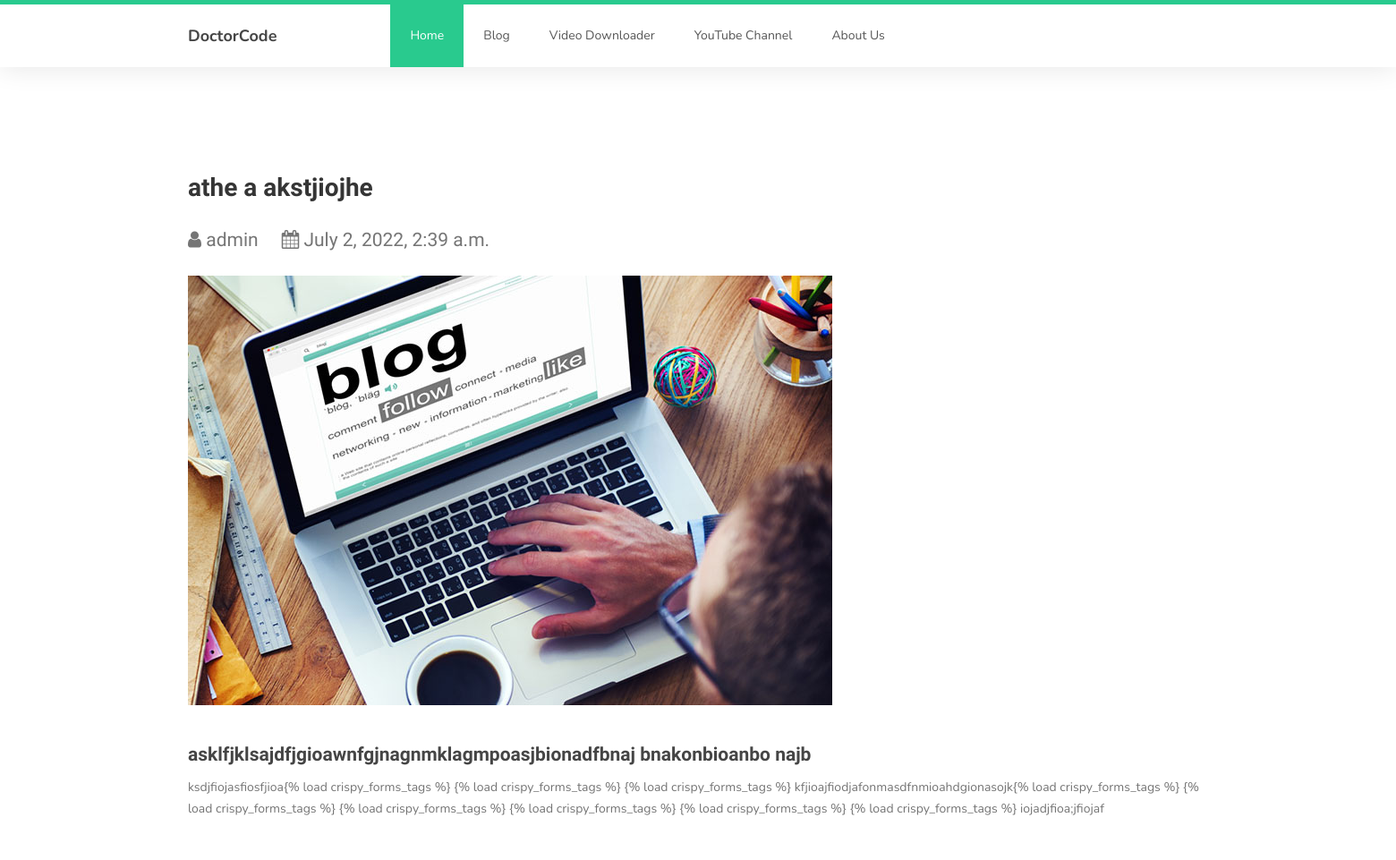
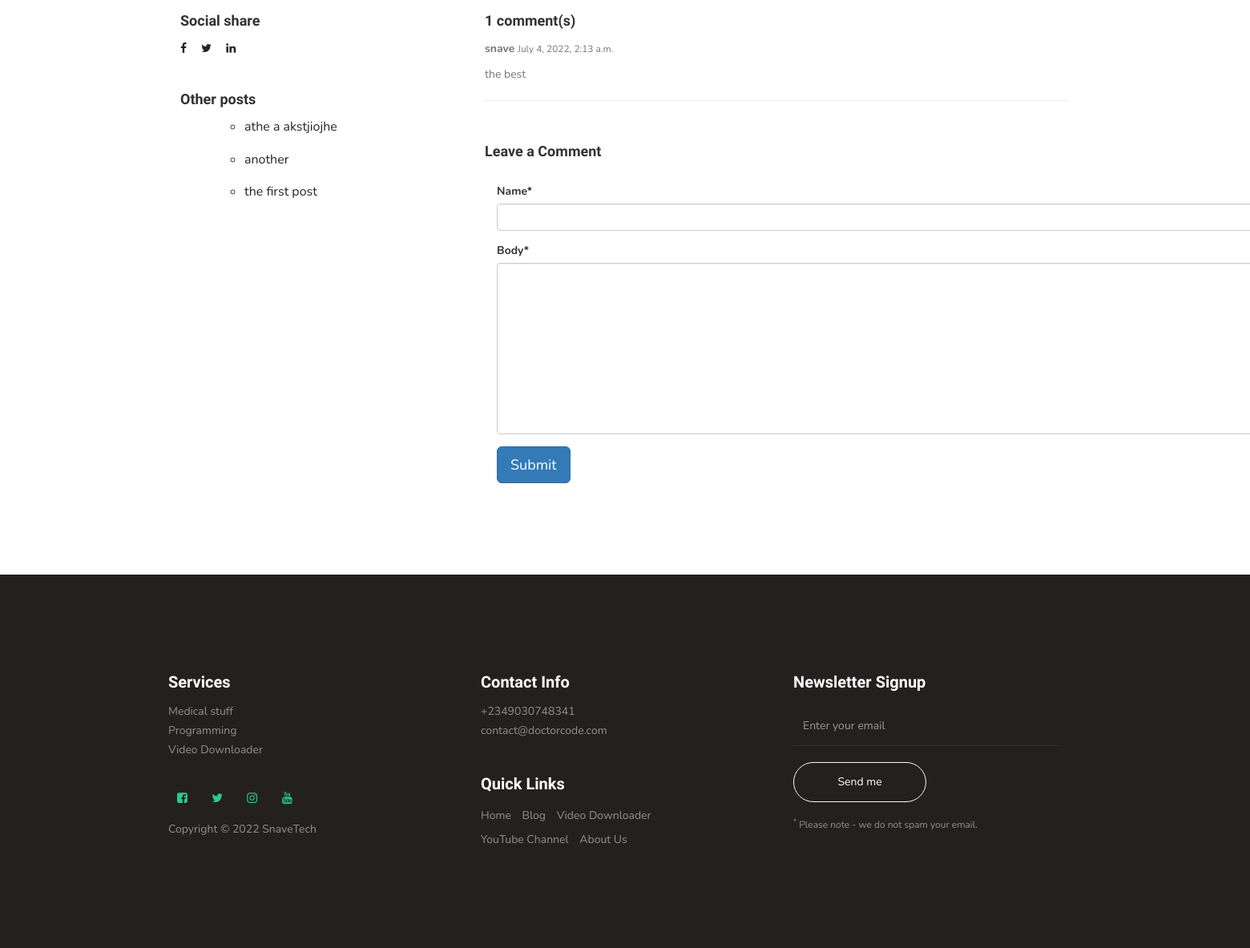
Page /blog/athe-a-akstjiojhe/ on the committed database (2 pictures, top to bottom).
### core/models.py (models this page shows, shortened)
class Post(models.Model):
    title = models.CharField(max_length=200, unique=True)
    subtitle = models.CharField(max_length=255, blank=True)
    meta_description = models.CharField(max_length=150, blank=True)
    slug = models.SlugField(max_length=200, unique=True)
    author = models.ForeignKey(
        User, on_delete=models.CASCADE, related_name="blog_posts"
    )
    updated_on = models.DateTimeField(auto_now=True)
    content = RichTextUploadingField()
    created_on = models.DateTimeField(auto_now_add=True)
    status = models.IntegerField(choices=STATUS, default=0)
    image = models.ImageField(upload_to="images", blank=True)
    class Meta:
        ordering = ["-created_on"]

class Comment(models.Model):
    post = models.ForeignKey(Post, on_delete=models.CASCADE, related_name="comments")
    name = models.CharField(max_length=80)
    body = models.TextField()
    created_on = models.DateTimeField(auto_now_add=True)
    active = models.BooleanField(default=True)
    class Meta:
        ordering = ["created_on"]

class Links(models.Model):
    twitter = models.URLField(null=True, blank=True, default="")
    facebook = models.URLField(null=True, blank=True, default="")
    youtube = models.URLField(null=True, blank=True, default="")
    instagram = models.URLField(null=True, blank=True, default="")
    linkedin = models.URLField(null=True, blank=True, default="")

### core/views.py (the view)
# urls.py: path("blog/<slug:slug>/", views.post_detail, name="post_detail"),
def post_detail(request, slug):
    links = Links.objects.all().first()
    all_post = Post.objects.all()
    post = get_object_or_404(Post, slug=slug)
    comments = post.comments.filter(active=True)
    new_comment = None
    if request.method == "POST":
        comment_form = CommentForm(data=request.POST)
        if comment_form.is_valid():
            new_comment = comment_form.save(commit=False)
            new_comment.post = post
            new_comment.save()
    else:
        comment_form = CommentForm()
    return render(
        request,
        "post_details.html",
        {
            "post": post,
            "links":links,
            "all_post": all_post,
            "comments": comments,
            "new_comments": new_comment,
            "comment_form": comment_form,
        },
    )

### core/forms.py
class CommentForm(forms.ModelForm):
    class Meta:
        model = Comment
        fields = ("name", "body")

### templates/post_details.html (shortened to what this page needs)
{% load static %}
{% load crispy_forms_tags %}
<html lang="en">
<head>
     <link rel="stylesheet" href="{% static 'core/css/owl.theme.default.min.css' %}">
     <link rel="stylesheet" href="https://cdn.jsdelivr.net/npm/bootstrap@3.3.7/dist/css/bootstrap.min.css"
>
     <link rel="stylesheet" href="{% static 'core/css/font-awesome.min.css' %}">
     <link rel="stylesheet" href="{% static 'core/css/style.css' %}">
</head>
<body id="top" data-spy="scroll" data-target=".navbar-collapse" data-offset="50">
     {% include 'nav.html' %}
     <section>
          <div class="container">
               <h2>{{ post.title }}</h2>
               <p class="lead">
                    <i class="fa fa-user"></i> {{ post.author }} &nbsp;&nbsp;&nbsp;
                    <i class="fa fa-calendar"></i> {{ post.created_on }} &nbsp;&nbsp;&nbsp;
               </p>
               {% if post.image %}
               <img class="img-responsive" src="{{ post.image.url }}" alt="">
               {% else %}
               <img src="{% static 'core/images/product-1-720x480.jpg' %}" class="img-responsive" alt="">
               {% endif %}
               <br>
               <h3>{{ post.subtitle }}</h3>
               <p>{{ post.content | safe }}</p>
               <br>
               <br>
               <div class="row container">
                    <div class="col-md-4 col-xs-12">
                         <h4>Social share</h4>
                         <p>
                              <a href="#" target="_blank"><i class="fa fa-facebook"></i></a> &nbsp;&nbsp;&nbsp;
                              <a href="#" target="_blank"><i class="fa fa-twitter"></i></a> &nbsp;&nbsp;&nbsp;
                              <a href="#" target="_blank"><i class="fa fa-linkedin"></i></a>
                         </p>
                         <br>
                         <h4>Other posts</h4>
                         <ul class="list">
                              {% for post in all_post %}
                              <ul class="list">
                                   <li><a href="{% url 'post_detail' post.slug  %}">{{ post.title }}</a></li>
                              </ul>
                              {% endfor %}
                         </ul>
                    </div>
                    <div class="col-md-8 col-xs-12">
                         <h4>{{ comments.count }} comment(s)</h4>
                         {% for comment in comments %}
                         <div class="commentname">
                              <p>
                                   <b>{{ comment.name }}</b>
                                   <small>
                                        {{ comment.created_on }}
                                   </small>
                              </p>
                              {{ comment.body | linebreaks }}
                         </div>
                         <hr class="hr1">
                         {% endfor %}
                         <br>
                         <h4>Leave a Comment</h4>
                         <div class="container">
                              {% if new_comment %}
                              <div class="alert alert-success" role="alert">
                                   Your comment is awaiting moderation
                              </div>
                              {% else %}
                              <form method="post" style="margin-top: 1.3em;">
                                   {{ comment_form | crispy }}
                                   <button type="submit" class="btn btn-primary  btn-lg">Submit</button>
                              </form>
                              {% endif %}
                         </div>
                    </div>
               </div>
          </div>
     </section>
     {% include 'footer.html' %}
</body>
</html>

### core/static/core/css/style.css (style rules this page uses)
body { background: #ffffff; font-family: 'Nunito', sans-serif; overflow-x: hidden; padding-top: 70px; }
h1, h2, h3, h4, h5, h6 { font-family: 'Muli', sans-serif; font-weight: bold; line-height: inherit; }
h2 { color: #353535; font-size: 2em; padding-bottom: 10px; }
h3 { font-size: 1.5em; }
h3, h3 a { color: #454545; }
p { color: #757575; font-size: 14px; font-weight: normal; line-height: 24px; }
html { -webkit-font-smoothing: antialiased; }
a { color: #252525; -webkit-transition: 0.5s; transition: 0.5s; text-decoration: none !important; }
a, input, button, .form-control { -webkit-transition: 0.5s; transition: 0.5s; }
section { position: relative; padding: 100px 0; }
.lead { font-family: "Muli"; font-weight: 300; line-height: 1.8; }
section, .section-background .item, .section-background .courses-thumb, .section-background .team-thumb, main>section:nth-child(even) .item, main>section:nth-child(even) .courses-thumb, main>section:nth-child(even) .team-thumb, main>section { background: #fff; }
.list { font-size: 16px; line-height: 1.6; }
.list li { margin-bottom: 15px; }

### templates/post_details.html (style rules this page uses)
.postinfo h5, h6, p { margin: 0; margin-bottom: 8px; padding: 0; }

### rows in the picture
Post: title "athe a akstjiojhe", author "admin", created_on "July 2, 2022, 2:39 a.m.", subtitle "asklfjklsajdfjgioawnfgjnagnmklagmpoasjbionadfbnaj bnakonbioanbo najb", content "ksdjfiojasfiosfjioa{% load crispy_forms_tags %} {% load crispy_forms_tags %} {% load crispy_forms_tags %} kfjioajfiodjafonmasdfnmioahdgionasojk{% load crispy_forms_tags %} {% load crispy_forms_tags %} {% load crispy_forms_tags %} {% load crispy_forms_tags %} {% load crispy_forms_tags %} {% load crispy_forms_tags %} iojadjfioa;jfiojaf"
Post: title "another"
Post: title "the first post"
Comment: name "snave", created_on "July 4, 2022, 2:13 a.m.", body "the best"

### other values in the picture
{{ comments.count }} "1"
